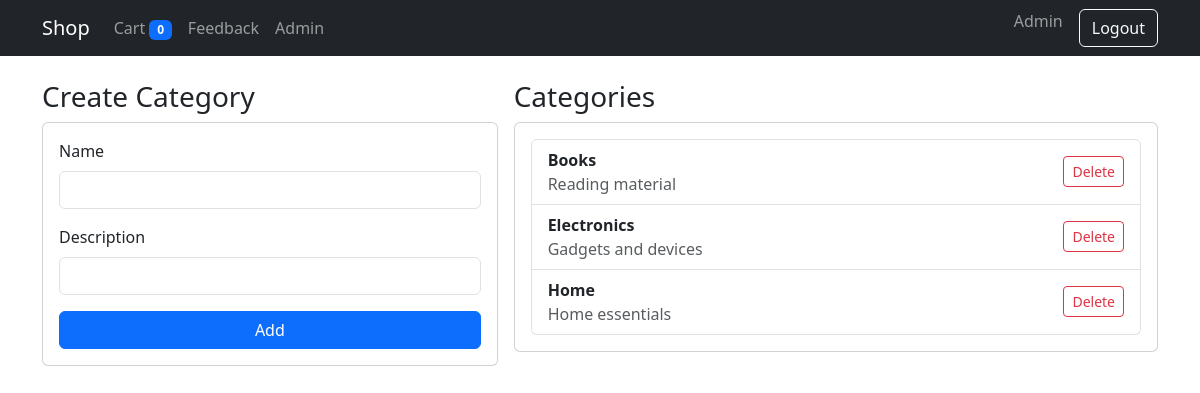
The app's page /admin/categories (signed in) with its own data.
### app.py (models this page shows, shortened)
class User(db.Model, UserMixin):
    __tablename__ = "users"
    id = db.Column(db.Integer, primary_key=True)
    email = db.Column(db.String(255), unique=True, nullable=False, index=True)
    password_hash = db.Column(db.String(255), nullable=False)
    role = db.Column(db.String(32), nullable=False, default=Role.CUSTOMER)
    full_name = db.Column(db.String(255), nullable=True)
    created_at = db.Column(db.DateTime, default=datetime.utcnow, nullable=False)

class Category(db.Model):
    __tablename__ = "categories"
    id = db.Column(db.Integer, primary_key=True)
    name = db.Column(db.String(120), unique=True, nullable=False)
    description = db.Column(db.String(255), nullable=True)
    products = db.relationship("Product", back_populates="category", cascade="all,delete")

### app.py (the view)
        @login_required
        def wrapper(*args, **kwargs):
            if getattr(current_user, "role", None) != role:
                flash("Unauthorized", "error")
                return redirect(url_for("index"))
            return fn(*args, **kwargs)

### app.py
class CategoryForm(FlaskForm):
    name = StringField("Name", validators=[DataRequired(), Length(max=120)])
    description = StringField("Description", validators=[Optional(), Length(max=255)])

### app.py (called while the page is built)
@login_manager.user_loader
def load_user(user_id: str) -> User | None:
    if not user_id:
        return None
    return db.session.get(User, int(user_id))

def role_required(role: str):
    def decorator(fn):
        @login_required
        def wrapper(*args, **kwargs):
            if getattr(current_user, "role", None) != role:
                flash("Unauthorized", "error")
                return redirect(url_for("index"))
            return fn(*args, **kwargs)
        wrapper.__name__ = fn.__name__
        return wrapper
    return decorator

### templates/admin/categories.html (shortened to what this page needs)
{% extends 'base.html' %}
{% block content %}
<div class="row g-3">
  <div class="col-md-5">
    <h3>Create Category</h3>
    <form method="post" class="card p-3">
      <div class="mb-3">
        <label class="form-label">{{ form.name.label }}</label>
        {{ form.name(class_='form-control') }}
      </div>
      <div class="mb-3">
        <label class="form-label">{{ form.description.label }}</label>
        {{ form.description(class_='form-control') }}
      </div>
      <button class="btn btn-primary w-100" type="submit">Add</button>
    </form>
  </div>
  <div class="col-md-7">
    <h3>Categories</h3>
    <div class="card">
      <div class="card-body">
        <div class="list-group">
          {% for c in categories %}
            <div class="list-group-item d-flex justify-content-between align-items-center">
              <div>
                <div class="fw-semibold">{{ c.name }}</div>
                {% if c.description %}<div class="text-muted">{{ c.description }}</div>{% endif %}
              </div>
              <form method="post" action="{{ url_for('admin_category_delete', category_id=c.id) }}">
                <button class="btn btn-sm btn-outline-danger" type="submit">Delete</button>
              </form>
            </div>
          {% endfor %}
        </div>
      </div>
    </div>
  </div>
</div>
{% endblock %}

### templates/base.html (shortened to what this page needs)
<!doctype html>
<html lang="en">
<head>
  <link href="https://cdn.jsdelivr.net/npm/bootstrap@5.3.3/dist/css/bootstrap.min.css" rel="stylesheet">
</head>
<body>
<nav class="navbar navbar-expand-lg navbar-dark bg-dark">
  <div class="container">
    <a class="navbar-brand" href="{{ url_for('index') }}">Shop</a>
    <div id="nav" class="collapse navbar-collapse">
      <ul class="navbar-nav me-auto">
        <li class="nav-item"><a class="nav-link" href="{{ url_for('cart') }}">Cart <span class="badge text-bg-primary">{{ cart_count }}</span></a></li>
        <li class="nav-item"><a class="nav-link" href="{{ url_for('feedback') }}">Feedback</a></li>
        {% if current_user.is_authenticated and current_user.role == 'admin' %}
          <li class="nav-item"><a class="nav-link" href="{{ url_for('admin_dashboard') }}">Admin</a></li>
        {% endif %}
      </ul>
      <ul class="navbar-nav">
        {% if current_user.is_authenticated %}
          <li class="nav-item"><span class="navbar-text me-3">{{ current_user.full_name or current_user.email }}</span></li>
          <li class="nav-item">
            <form method="post" action="{{ url_for('logout') }}" class="d-flex">
              <button class="btn btn-outline-light" type="submit">Logout</button>
            </form>
          </li>
        {% else %}
          <li class="nav-item"><a class="btn btn-outline-light me-2" href="{{ url_for('login') }}">Login</a></li>
          <li class="nav-item"><a class="btn btn-warning" href="{{ url_for('signup') }}">Sign up</a></li>
        {% endif %}
      </ul>
    </div>
  </div>
</nav>
<div class="container mt-4">
  {% block content %}{% endblock %}
</div>
</body>
</html>

### records on screen
User: full_name "Admin"
Category: name "Books", description "Reading material"
Category: name "Electronics", description "Gadgets and devices"
Category: name "Home", description "Home essentials"

### other values on screen
{{ cart_count }} "0"
